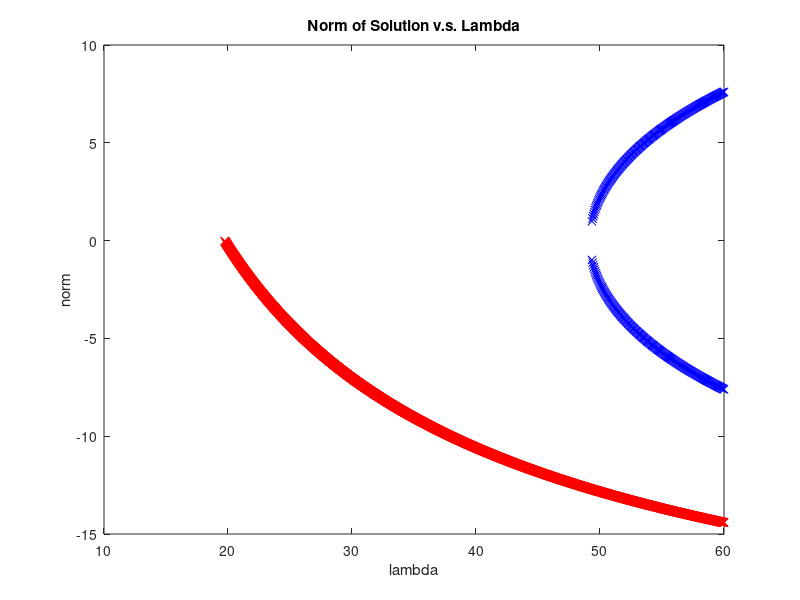

The MATLAB source for this figure:
load data.mat;

plot(Unorms1_x, Unorms1_y, 'rx');
hold on;
plot(Unorms2_x, Unorms2_y, 'bx');
plot(Unorms3_x, Unorms3_y, 'bx');
title('Norm of Solution v.s. Lambda');
xlabel('lambda');
ylabel('norm');
hold off;
